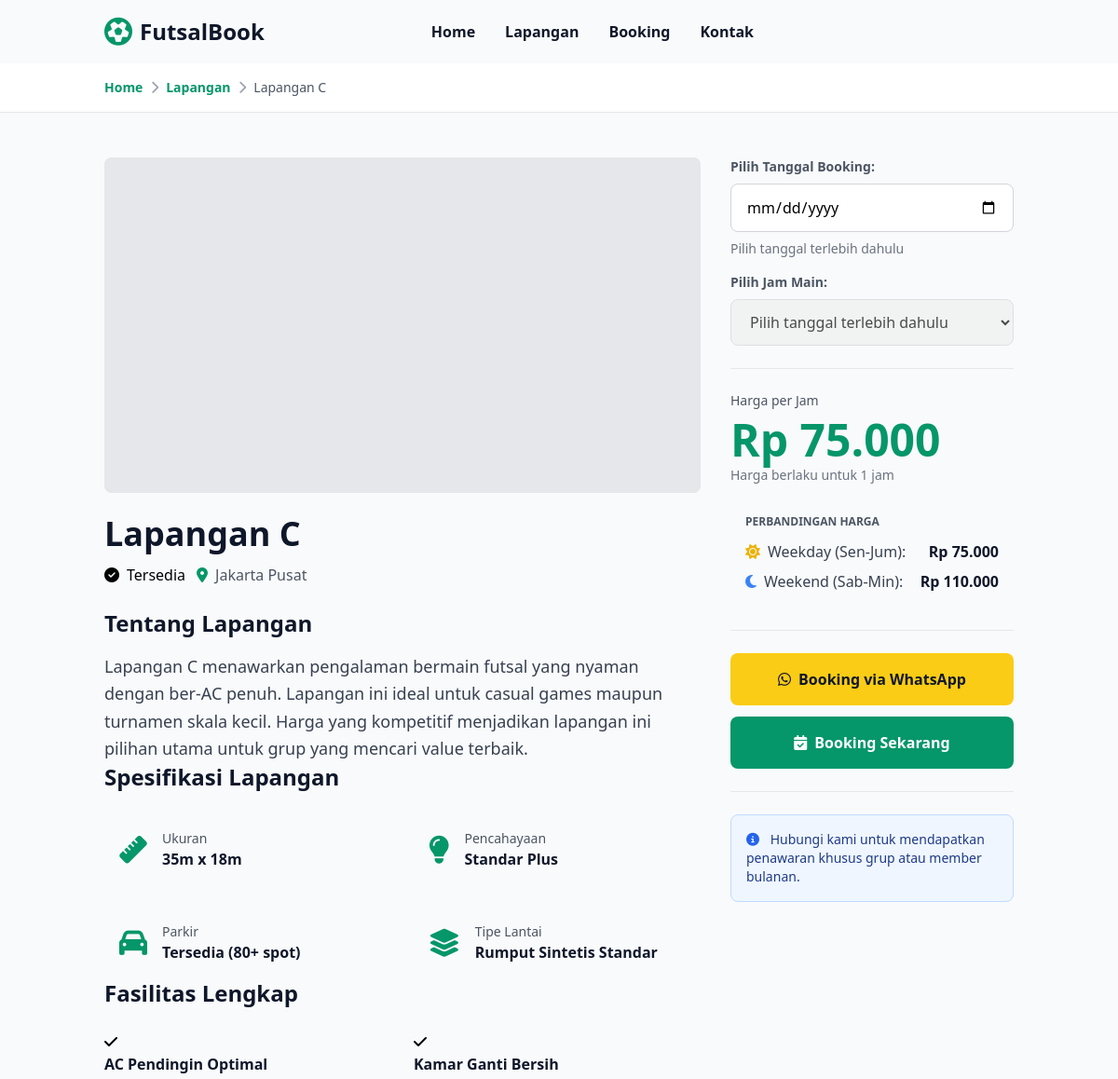
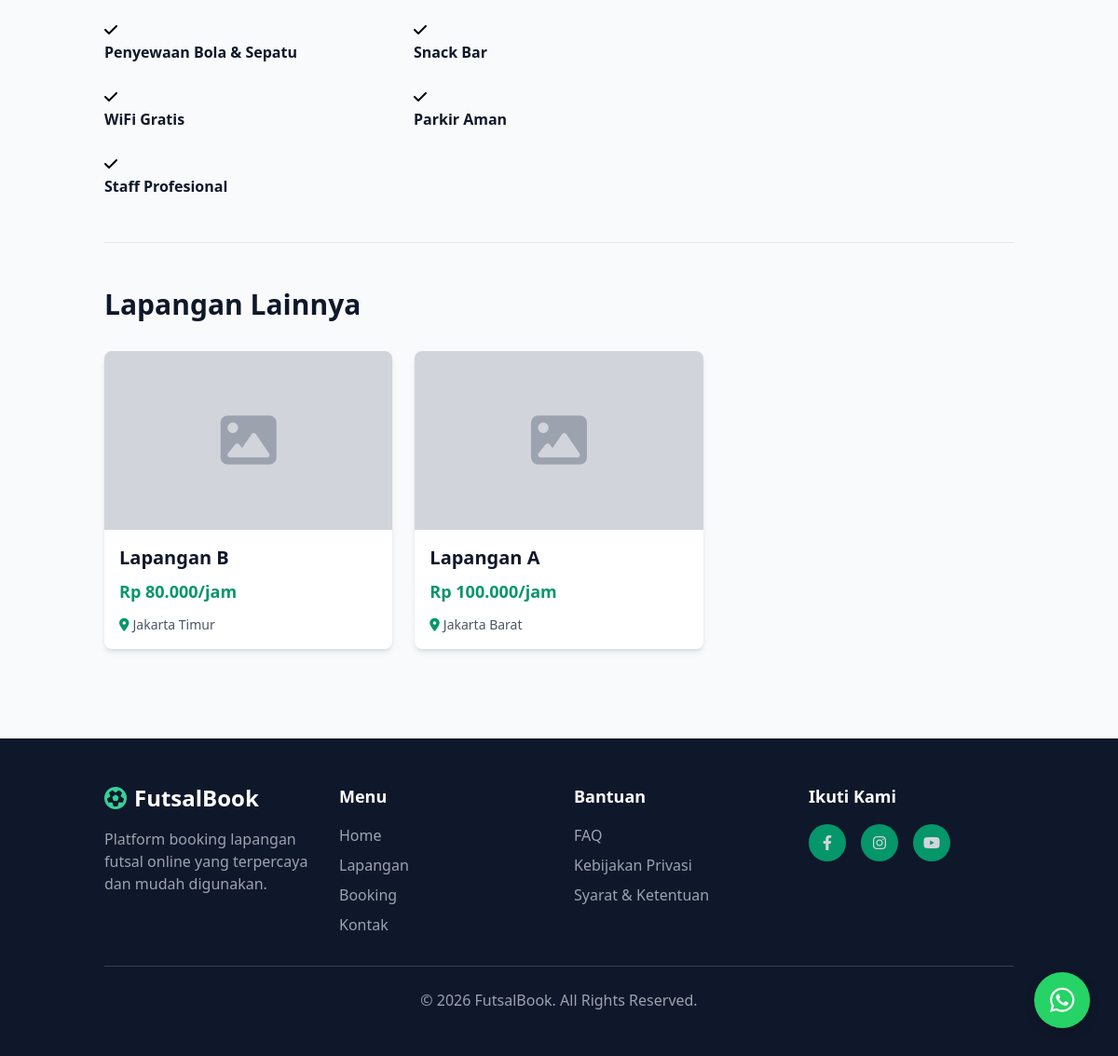
Screenshot of /detail-lapangan.php?id=3 with the database file from the repository (2 pictures, top to bottom).
### tables this page shows
CREATE TABLE tb_lapangan (
    id INT PRIMARY KEY AUTO_INCREMENT,
    nama VARCHAR(100) NOT NULL,
    harga INT DEFAULT 0,
    harga_weekend INT DEFAULT 0,
    status ENUM('tersedia', 'maintenance') DEFAULT 'tersedia',
    gambar VARCHAR(255) DEFAULT NULL,
    deskripsi TEXT DEFAULT NULL,
    deskripsi_lengkap TEXT DEFAULT NULL,
    fasilitas TEXT DEFAULT NULL,
    lokasi VARCHAR(150) DEFAULT 'Jakarta',
    ukuran VARCHAR(50) DEFAULT '40m x 20m',
    pencahayaan VARCHAR(100) DEFAULT 'Standar',
    parkir VARCHAR(100) DEFAULT 'Tersedia',
    tipe_lantai VARCHAR(100) DEFAULT 'Rumput Sintetis'
);

### detail-lapangan.php (the view, shortened to what the rows shown need)
<?php
require 'config/koneksi.php';
$lapangan_id = isset($_GET['id']) ? (int)$_GET['id'] : 0;
$query = "SELECT * FROM tb_lapangan WHERE id = $lapangan_id";
$result = $conn->query($query);
$lapangan = $result->fetch_assoc();
$query_related = "SELECT * FROM tb_lapangan WHERE id != $lapangan_id ORDER BY RAND() LIMIT 3";
$result_related = $conn->query($query_related);
$related_lapangan = [];
while ($row = $result_related->fetch_assoc()) {
    $related_lapangan[] = $row;
}
?>
<!DOCTYPE html>
<html lang="id">
<head>
    <script src="https://cdn.tailwindcss.com"></script>
    <link rel="stylesheet" href="https://cdnjs.cloudflare.com/ajax/libs/font-awesome/6.4.0/css/all.min.css">
</head>
<body class="bg-gray-50">
    <div class="bg-white border-b border-gray-200">
        <div class="container mx-auto px-6 py-4">
            <div class="flex items-center gap-2 text-sm">
                <a href="index.php" class="text-emerald-600 hover:text-emerald-700 font-semibold">Home</a>
                <i class="fas fa-chevron-right text-gray-400"></i>
                <a href="index.php#lapangan" class="text-emerald-600 hover:text-emerald-700 font-semibold">Lapangan</a>
                <i class="fas fa-chevron-right text-gray-400"></i>
                <span class="text-gray-600"><?php echo htmlspecialchars($lapangan['nama']); ?></span>
            </div>
        </div>
    </div>
    <div class="container mx-auto px-6 py-12">
        <div class="grid grid-cols-1 md:grid-cols-3 gap-8 mb-12">
            <div class="md:col-span-2">
                <div class="mb-6">
                    <h1 class="text-4xl font-bold text-slate-900 mb-3"><?php echo htmlspecialchars($lapangan['nama']); ?></h1>
                    <div class="flex flex-wrap gap-3 items-center">
                        <?php
                            if ($lapangan['status'] === 'tersedia') {
                                echo '<span class="badge-status badge-tersedia">
                                        <i class="fas fa-check-circle mr-2"></i>Tersedia
                                    </span>';
                            } else {
                                echo '<span class="badge-status badge-maintenance">
                                        <i class="fas fa-exclamation-circle mr-2"></i>Maintenance
                                    </span>';
                            }
                        ?>
                        <span class="text-gray-600">
                            <i class="fas fa-map-marker-alt text-emerald-600 mr-2"></i><?php echo htmlspecialchars($lapangan['lokasi']); ?>
                        </span>
                    </div>
                </div>
                <div class="detail-section">
                    <h2 class="text-2xl font-bold text-slate-900 mb-4">Tentang Lapangan</h2>
                    <p class="text-gray-700 leading-relaxed text-lg"><?php echo htmlspecialchars($lapangan['deskripsi_lengkap']); ?></p>
                </div>
                <div class="detail-section">
                    <h2 class="text-2xl font-bold text-slate-900 mb-6">Spesifikasi Lapangan</h2>
                    <div class="grid grid-cols-1 md:grid-cols-2 gap-6">
                        <div class="flex items-center gap-4 p-4 bg-gray-50 rounded-lg">
                            <div>
                                <p class="text-gray-600 text-sm">Ukuran</p>
                                <p class="font-bold text-slate-900"><?php echo htmlspecialchars($lapangan['ukuran']); ?></p>
                            </div>
                        </div>
                        <div class="flex items-center gap-4 p-4 bg-gray-50 rounded-lg">
                            <div>
                                <p class="text-gray-600 text-sm">Pencahayaan</p>
                                <p class="font-bold text-slate-900"><?php echo htmlspecialchars($lapangan['pencahayaan']); ?></p>
                            </div>
                        </div>
                        <div class="flex items-center gap-4 p-4 bg-gray-50 rounded-lg">
                            <div>
                                <p class="text-gray-600 text-sm">Parkir</p>
                                <p class="font-bold text-slate-900"><?php echo htmlspecialchars($lapangan['parkir']); ?></p>
                            </div>
                        </div>
                        <div class="flex items-center gap-4 p-4 bg-gray-50 rounded-lg">
                            <div>
                                <p class="text-gray-600 text-sm">Tipe Lantai</p>
                                <p class="font-bold text-slate-900"><?php echo htmlspecialchars($lapangan['tipe_lantai']); ?></p>
                            </div>
                        </div>
                    </div>
                </div>
                <div class="detail-section">
                    <h2 class="text-2xl font-bold text-slate-900 mb-6">Fasilitas Lengkap</h2>
                    <div class="grid grid-cols-1 md:grid-cols-2 gap-6">
                        <?php
                            $fasilitas_list = explode(',', $lapangan['fasilitas']);
                            foreach ($fasilitas_list as $fasilitas):
                                $fasilitas = trim($fasilitas);
                        ?>
                            <div class="facility-item">
                                <div class="facility-icon">
                                    <i class="fas fa-check"></i>
                                </div>
                                <div>
                                    <p class="text-slate-900 font-semibold"><?php echo htmlspecialchars($fasilitas); ?></p>
                                </div>
                            </div>
                        <?php endforeach; ?>
                    </div>
                </div>
            </div>
            <div>
                <div class="detail-section sticky top-24">
                    <div>
                        <p class="text-gray-600 text-sm mb-2">Harga per Jam</p>
                        <p id="currentPrice" class="text-5xl font-bold text-emerald-600 mb-1">
                            Rp <?php echo number_format($lapangan['harga'], 0, ',', '.'); ?>
                        </p>
                        <p class="text-gray-500 text-sm mb-4">Harga berlaku untuk 1 jam</p>
                        <div class="bg-gray-50 rounded-lg p-4 mb-4">
                            <p class="text-xs text-gray-600 font-semibold mb-3">PERBANDINGAN HARGA</p>
                            <div class="space-y-2">
                                <div class="flex justify-between items-center">
                                    <span class="text-gray-700">
                                        <i class="fas fa-sun text-yellow-500 mr-2"></i>Weekday (Sen-Jum):
                                    </span>
                                    <span class="font-bold text-slate-900">Rp <?php echo number_format($lapangan['harga'], 0, ',', '.'); ?></span>
                                </div>
                                <div class="flex justify-between items-center">
                                    <span class="text-gray-700">
                                        <i class="fas fa-moon text-blue-500 mr-2"></i>Weekend (Sab-Min):
                                    </span>
                                    <span class="font-bold text-slate-900">Rp <?php echo number_format($lapangan['harga_weekend'], 0, ',', '.'); ?></span>
                                </div>
                            </div>
                        </div>
                    </div>
                </div>
            </div>
        </div>
        <?php if (count($related_lapangan) > 0): ?>
            <div class="border-t border-gray-200 pt-12">
                <h2 class="text-3xl font-bold text-slate-900 mb-8">Lapangan Lainnya</h2>
                <div class="grid grid-cols-1 md:grid-cols-3 gap-6">
                    <?php foreach ($related_lapangan as $related): ?>
                        <a href="detail-lapangan.php?id=<?php echo $related['id']; ?>" class="bg-white rounded-lg shadow-md overflow-hidden hover:shadow-lg transition-all">
                            <div class="h-48 bg-gray-300 flex items-center justify-center">
                                <?php if ($related['gambar']): ?>
                                    <img src="<?php echo htmlspecialchars($related['gambar']); ?>"
                                         alt="<?php echo htmlspecialchars($related['nama']); ?>"
                                         class="w-full h-full object-cover">
                                <?php else: ?>
                                    <i class="fas fa-image text-gray-400 text-6xl"></i>
                                <?php endif; ?>
                            </div>
                            <div class="p-4">
                                <h3 class="text-xl font-bold text-slate-900 mb-2"><?php echo htmlspecialchars($related['nama']); ?></h3>
                                <p class="text-emerald-600 font-bold text-lg mb-3">Rp <?php echo number_format($related['harga'], 0, ',', '.'); ?>/jam</p>
                                <div class="flex items-center text-sm text-gray-600">
                                    <span><i class="fas fa-map-marker-alt text-emerald-600 mr-1"></i><?php echo htmlspecialchars($related['lokasi']); ?></span>
                                </div>
                            </div>
                        </a>
                    <?php endforeach; ?>
                </div>
            </div>
        <?php endif; ?>
    </div>
</body>
</html>

### rows the page displays
tb_lapangan: nama "Lapangan C", lokasi "Jakarta Pusat", deskripsi_lengkap "Lapangan C menawarkan pengalaman bermain futsal yang nyaman dengan ber-AC penuh. Lapangan ini ideal untuk casual games maupun turnamen skala kecil. Harga yang kompetitif menjadikan lapangan ini pilihan utama untuk grup yang mencari value terbaik.", ukuran "35m x 18m", pencahayaan "Standar Plus", parkir "Tersedia (80+ spot)", tipe_lantai "Rumput Sintetis Standar", fasilitas "AC Pendingin Optimal", fasilitas "Kamar Ganti Bersih", fasilitas "Penyewaan Bola & Sepatu", fasilitas "Snack Bar", fasilitas "WiFi Gratis", fasilitas "Parkir Aman", fasilitas "Staff Profesional", harga "75.000", harga_weekend "110.000"
tb_lapangan: nama "Lapangan B", harga "80.000", lokasi "Jakarta Timur"
tb_lapangan: nama "Lapangan A", harga "100.000", lokasi "Jakarta Barat"
